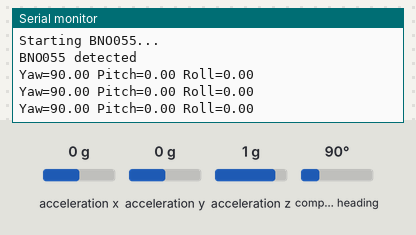
This sketch was run on a simulated Arduino Uno, built with avr-gcc and run on an emulated ATmega328P. Parts: the last lines printed to the serial monitor. The inputs (shaded band) are chosen by the test bench; at power-on: acceleration x 0 g, acceleration y 0 g, acceleration z 1 g, compass heading 90°.

Above: at 4.2 s.
4.3 s: acceleration x set to -1.4 g
At 4.81 s:
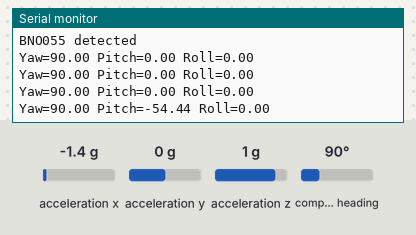
5.8 s: acceleration y set to -1.4 g
At 5.81 s:
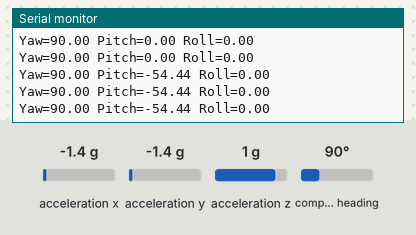
7.3 s: acceleration z set to -1.4 g
At 7.81 s:
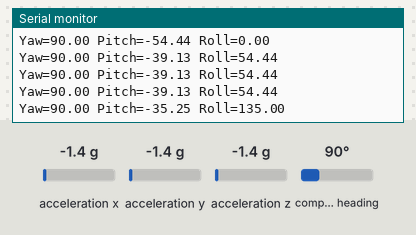
8.8 s: compass heading set to 7°
At 9.31 s:
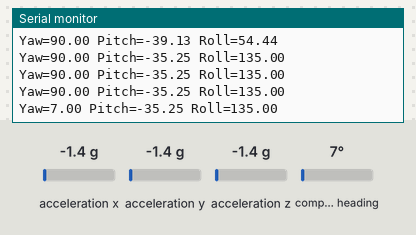
Timing chart, 0 to 11.3 s (numbered marks = the images above; inputs shaded):
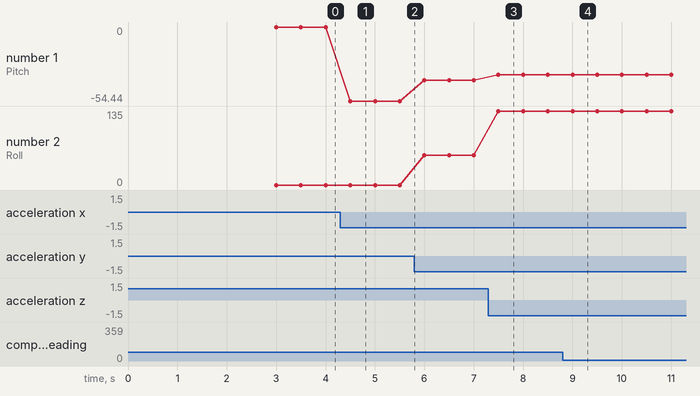

The sketch:

IMU.ino
```cpp
#include <Wire.h>
#include <Adafruit_Sensor.h>
#include <Adafruit_BNO055.h>

Adafruit_BNO055 bno = Adafruit_BNO055(55, 0x28, &Wire);

unsigned long lastPrint = 0;

void setup() {
  Serial.begin(115200);
  delay(3000);

  Serial.println("BOOT");

  Wire.begin();
  Wire.setClock(100000);

  Serial.println("Starting BNO055...");

  if (!bno.begin()) {
    Serial.println("BNO055 not detected by Adafruit library");

    while (true) {
      Serial.println("Still alive, but no BNO055");
      delay(1000);
    }
  }

  Serial.println("BNO055 detected");
  bno.setExtCrystalUse(true);
}

void loop() {
  if (millis() - lastPrint >= 500) {
    lastPrint = millis();

    sensors_event_t event;
    bno.getEvent(&event);

    Serial.print("Yaw=");
    Serial.print(event.orientation.x);
    Serial.print(" Pitch=");
    Serial.print(event.orientation.y);
    Serial.print(" Roll=");
    Serial.println(event.orientation.z);
  }
}
```

Measured:
- after the input at 4.3 s, the serial monitor: prints a new line after 0.20 s (image 1)
- after the input at 7.3 s, the serial monitor: prints a new line after 0.20 s (image 3)
- after the input at 8.8 s, the serial monitor: prints a new line after 0.20 s (image 4)
- plotted number 1: 0 → -54.44 after the input at 4.3 s, -54.44 → -39.13 after the input at 5.8 s, -39.13 → -35.25 after the input at 7.3 s
- plotted number 2: 0 → 54.44 after the input at 5.8 s, 54.44 → 135 after the input at 7.3 s
